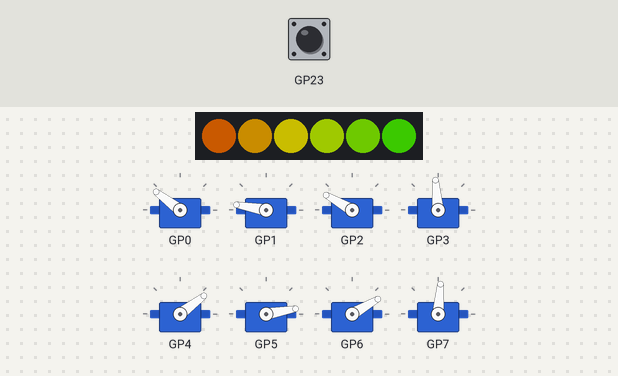
This program was run on a simulated Raspberry Pi Pico running MicroPython. On the bench: 6 RGB LEDs in strip order, left to right, 8 × servo. The inputs (shaded band) are chosen by the test bench; at power-on: GP23 HIGH. Dim RGB values are drawn brighter than linear.

Above: at 0.46 s.
At 1.24 s:
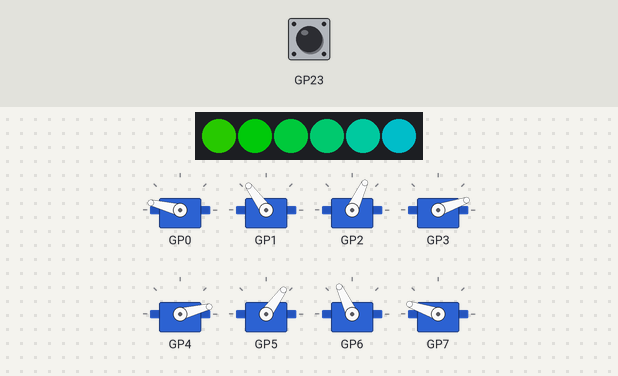
1.3 s: GP23 pulled LOW for 0.15 s
At 2.2 s:
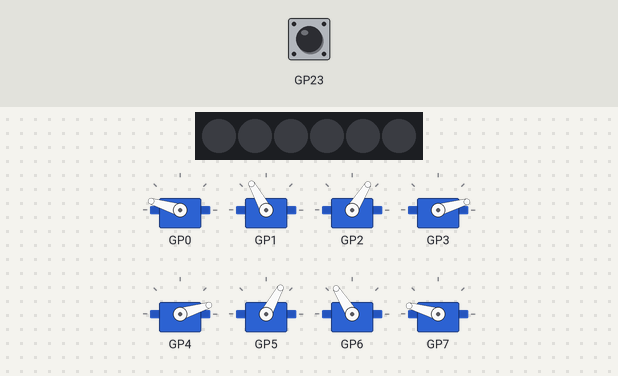
Timing chart, 0 to 4.3 s (numbered marks = the images above; inputs shaded):
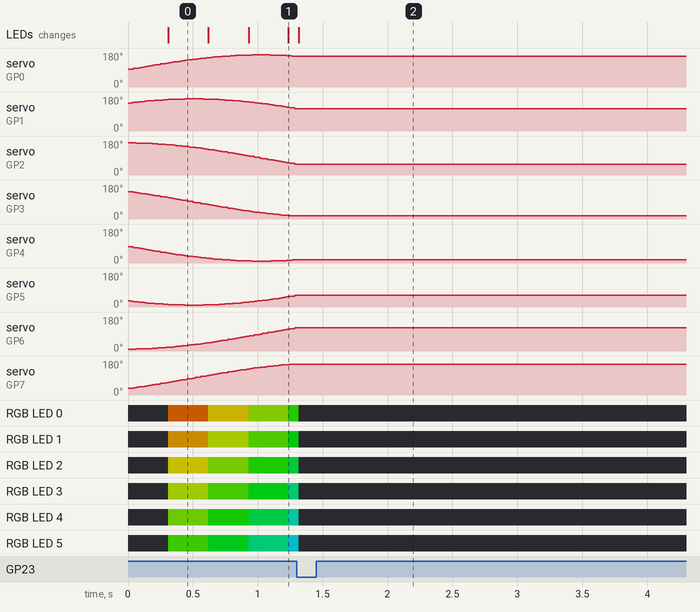

Measured:
- after the input at 1.3 s, servo on GP0: stops changing and stays 163°; servo on GP1: stops changing and stays 119°; servo on GP2: stops changing and stays 58°; servo on GP3: stops changing and stays 16°; servo on GP4: stays 17° (without the input it goes to 18° after 0.01 s); the LEDs: change at once (image 2)
- by itself, servo on GP0: rises from 93° to 170° in 0.93 s, then falls to 163° in 0.33 s
- by itself, servo on GP1: rises from 148° to 170° in 0.41 s, then falls to 119° in 0.85 s

The program:

servo_wave.py
```python
import gc
import time
import math
from pimoroni import Button
from plasma import WS2812
from servo import ServoCluster, servo2040

"""
An example of applying a wave pattern to a group of servos and the LEDs.

Press "Boot" to exit the program.

NOTE: ServoCluster and Plasma WS2812 use the RP2040's PIO system,
and as such may have problems when running code multiple times.
If you encounter issues, try resetting your board.
"""

SPEED = 5             # The speed that the LEDs will cycle at
BRIGHTNESS = 0.4      # The brightness of the LEDs
UPDATES = 50          # How many times to update LEDs and Servos per second
SERVO_EXTENT = 80.0   # How far from zero to move the servos

# Free up hardware resources ahead of creating a new ServoCluster
gc.collect()

# Create a servo cluster for pins 0 to 7, using PIO 0 and State Machine 0
START_PIN = servo2040.SERVO_1
END_PIN = servo2040.SERVO_8
servos = ServoCluster(pio=0, sm=0, pins=list(range(START_PIN, END_PIN + 1)))

# Create the LED bar, using PIO 1 and State Machine 0
led_bar = WS2812(servo2040.NUM_LEDS, 1, 0, servo2040.LED_DATA)

# Create the user button
user_sw = Button(servo2040.USER_SW)

# Start updating the LED bar
led_bar.start()


offset = 0.0

# Make waves until the user button is pressed
while not user_sw.raw():

    offset += SPEED / 1000.0

    # Update all the LEDs
    for i in range(servo2040.NUM_LEDS):
        hue = i / (servo2040.NUM_LEDS * 4)
        led_bar.set_hsv(i, hue + offset, 1.0, BRIGHTNESS)

    # Update all the Servos
    for i in range(servos.count()):
        angle = ((i / servos.count()) + offset) * math.pi * 2
        servos.value(i, math.sin(angle) * SERVO_EXTENT, load=False)
    servos.load()  # We have now set all the servo values, so load them

    time.sleep(1.0 / UPDATES)

# Stop all the servos
servos.disable_all()

# Turn off the LED bar
led_bar.clear()
```
